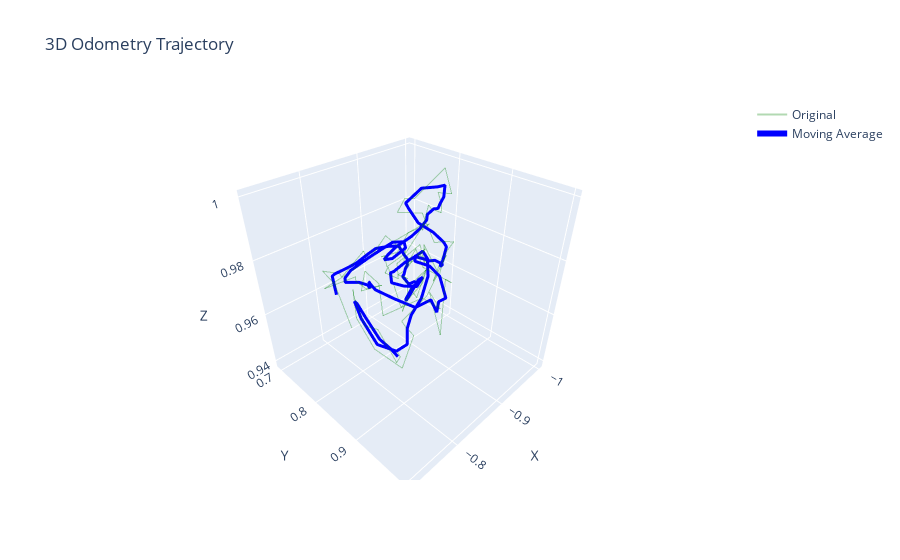

The cell this chart's notebook holds for it:
### Code cell
import plotly.graph_objs as go
import numpy as np

trajectory_3d_np = np.array(trajectory_3d)
trajectory_3d_np = trajectory_3d_np[::5]

# Dziel każdą kolumnę przez jej maksimum
max_vals = np.max(np.abs(trajectory_3d_np), axis=0)
trajectory_3d_np = trajectory_3d_np / max_vals
# Dodaj moving average (np. okno 10)
window = 3


if len(trajectory_3d_np) >= window:
    kernel = np.ones((window, 1)) / window
    traj_ma = np.vstack(
        [
            np.convolve(trajectory_3d_np[:, 0], kernel.ravel(), mode="valid"),
            np.convolve(trajectory_3d_np[:, 1], kernel.ravel(), mode="valid"),
            np.convolve(trajectory_3d_np[:, 2], kernel.ravel(), mode="valid"),
        ]
    ).T
else:
    traj_ma = trajectory_3d_np

fig = go.Figure()

# Rysuj oryginalną trajektorię (opcjonalnie)
fig.add_trace(
    go.Scatter3d(
        x=-trajectory_3d_np[:, 0],
        y=trajectory_3d_np[:, 1],
        z=-trajectory_3d_np[:, 2],
        mode="lines",
        line=dict(color="green", width=2),
        opacity=0.3,
        name="Original",
    )
)

# Rysuj wygładzoną trajektorię
fig.add_trace(
    go.Scatter3d(
        x=-traj_ma[:, 0],
        y=traj_ma[:, 1],
        z=-traj_ma[:, 2],
        mode="lines",
        line=dict(color="blue", width=6),
        opacity=1.0,
        name="Moving Average",
    )
)

fig.update_layout(
    scene=dict(xaxis_title="X", yaxis_title="Y", zaxis_title="Z"),
    title="3D Odometry Trajectory",
)
fig.show()
